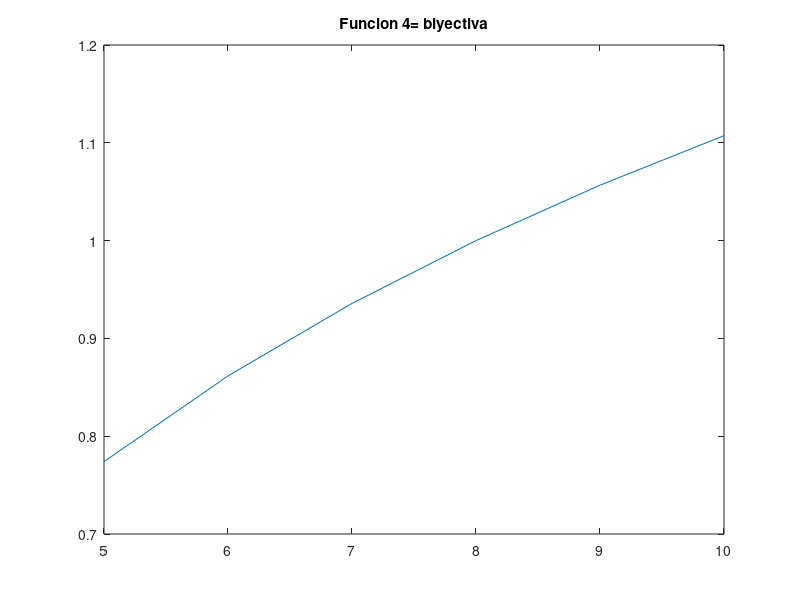

This figure's MATLAB source:
% Script de Octave
% Titulo      :Funciones trascendentes
% Author      :Astrit Lariza Garcia Castillo
% Date        :20211123
% Version     :1
% Usage       :octave> cd /path/
% Notes       :Requiere aplicacion octave 


clear

x= 5:1:10

fx= log(x)/log(8);

plot(x, fx);

title(["Funcion 4= biyectiva"]);
disp("Esta funcion es subrayectiva por que ningun elemento del codominio y sobra respecto al dominio");
disp("Esta funcion es inyectiva porque al trazar una rectar hacia el eje x, esta no  corta mas de un punto la recta");
disp("Por lo tanto es  biyectiva por que cumple con ambas clasificaciones");